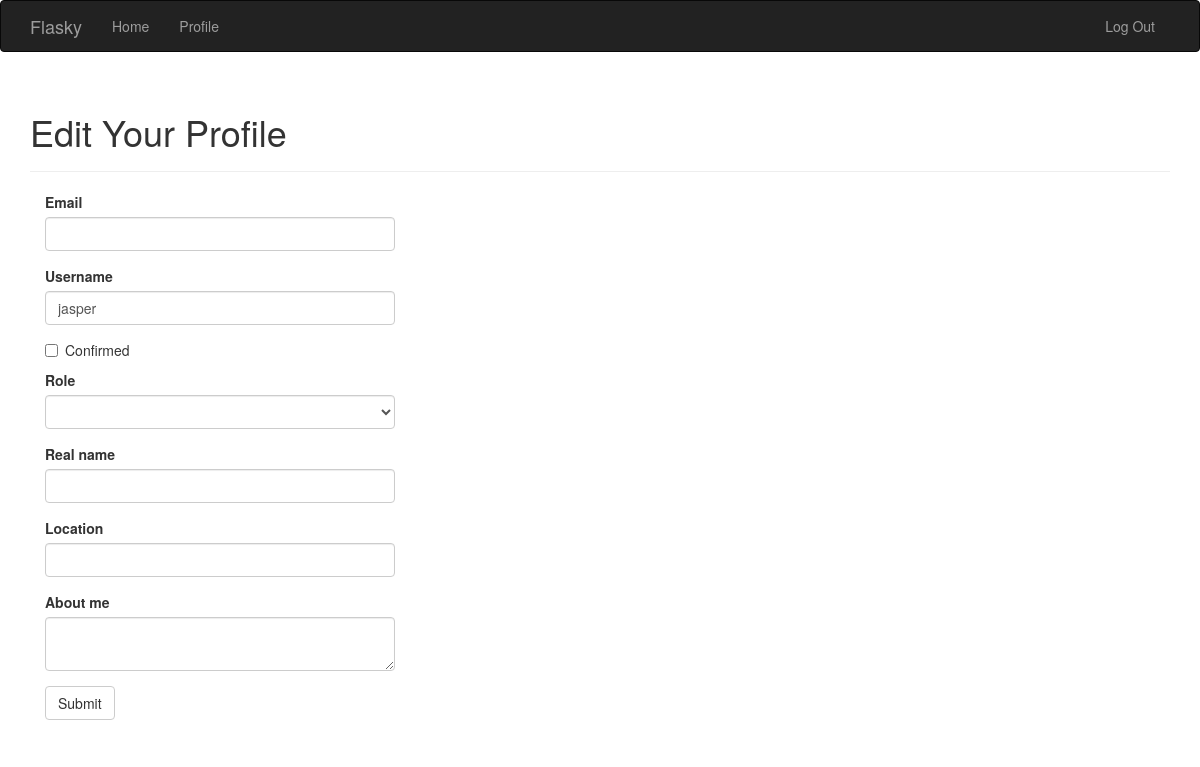
The page /edit-profile/4 (signed in) on the database as committed earlier.
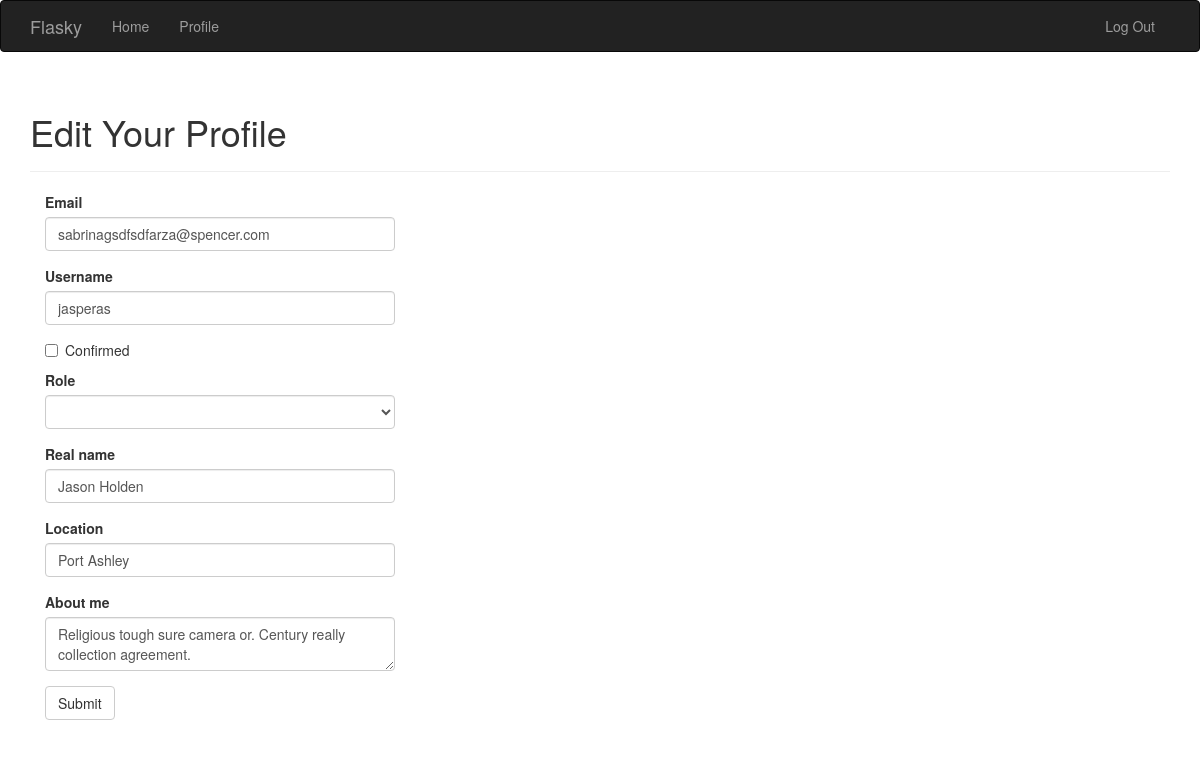
The same page on the database as committed later.
### app/models.py (models this page shows, shortened)
class User(UserMixin, db.Model):
    __tablename__ = 'users'
    __table_args__ = {'extend_existing': True}
    id = db.Column(db.Integer, primary_key=True)
    email = db.Column(db.String(64), unique=True, index=True)
    username = db.Column(db.String(64), unique=True, index=True)
    role_id = db.Column(db.Integer, db.ForeignKey('roles.id'))
    password_hash = db.Column(db.String(128))
    confirmed = db.Column(db.Boolean, default=False)
    name = db.Column(db.String(64))
    location = db.Column(db.String(64))
    about_me = db.Column(db.Text())
    member_since = db.Column(db.DateTime(), default=datetime.utcnow)
    last_seen = db.Column(db.DateTime(), default=datetime.utcnow)
    avatar_hash = db.Column(db.String(64))
    posts = db.relationship('Post', backref='author', lazy='dynamic')
    def can(self, perm):
        return self.role is not None and self.role.has_permission(perm)
    def ping(self):
        self.last_seen = datetime.utcnow()
        db.session.add(self)
        db.session.commit()
    @property
    def password(self):
        raise AttributeError('password is not a readable attribute')

### app/main/views.py (the view, shortened to what this page needs)
@main.route('/edit-profile/<int:id>', methods=['GET', 'POST'])
@login_required
@admin_required
def edit_profile_admin(id):
    user = User.query.get_or_404(id)
    form = EditprofileAdminForm(user=user)
    form.email.data = user.email
    form.username.data = user.username
    form.confiremd.data = user.confirmed
    form.role.data = user.role_id
    form.name.data = user.name
    form.location.data = user.location
    form.about_me.data = user.about_me
    return  render_template('edit_profile.html', form=form, user=user)

### app/main/forms.py (shortened to what this page needs)
class EditprofileAdminForm(FlaskForm):
    email = StringField('Email', validators=[DataRequired(), Length(1,64), Email()])
    username = StringField('Username', validators=[
        DataRequired(), Length(1,64),
        Regexp('^[A-Za-z][A-Za-z0-9_.]*$', 0,
               'Usernames must have only letters, numbers, dots or '
               'underscores')])
    confiremd = BooleanField('Confirmed')
    role = SelectField('Role', coerce=int)
    name = StringField('Real name', validators=[Length(1,64)])
    location = StringField('Location', validators=[Length(1,64)])
    about_me = TextAreaField('About me')
    submit = SubmitField('Submit')

### app/auth/views.py (called while the page is built)
@auth.before_app_request
def before_request():
    if current_user.is_authenticated:
        current_user.ping()
        if not current_user.confirmed \
                and request.endpoint \
                and request.blueprint != 'auth' \
                and request.endpoint != 'static':
            return redirect(url_for('auth.unconfirmed'))

### app/main/__init__.py (called while the page is built)
@main.app_context_processor
def inject_permissions():
    return dict(Permission=Permission)

### app/models.py (called while the page is built)
@login_manager.user_loader
def load_user(user_id):
    return User.query.get(int(user_id))

    def has_permission(self, perm):
        return self.permissions & perm == perm

### app/templates/edit_profile.html (shortened to what this page needs)
{% extends "base.html" %}
{% import "bootstrap/wtf.html" as wtf %}
{% block page_content %}
<div class="page-header">
    <h1>Edit Your Profile</h1>
</div>
<div class="col-md-4">
    {{ wtf.quick_form(form) }}
    <br>
</div>
{% endblock %}

### app/templates/base.html (shortened to what this page needs)
{% extends "bootstrap/base.html" %}
{% block head %}
{{ super() }}
{% endblock %}
{% block navbar %}
<div class="navbar navbar-inverse" role="navigation">
    <div class="container">
        <div class="navbar-header">
            <a class="navbar-brand" href="/">Flasky</a>
        </div>
        <div class="navbar-collapse collapse">
            <ul class="nav navbar-nav">
                <li><a href="/">Home</a> </li>
                {% if current_user.is_authenticated %}
                <li><a href="{{ url_for('main.user', username=current_user.username) }}">Profile</a></li>
                {% endif %}
            </ul>
            <ul class="nav navbar-nav navbar-right">
                {% if current_user.is_authenticated %}
                <li><a href="{{ url_for('auth.logout') }}">Log Out</a></li>
                {% else %}
                <li><a href="{{ url_for('auth.login') }}">Log In</a></li>
                {% endif %}
            </ul>
        </div>
    </div>
</div>
{% endblock %}
{% block content %}
<div class="container">
    {% block page_content %}{% endblock %}
</div>
{% endblock %}

Rows that differ between the two databases and show on the page:
changed User: email (not shown) → "sabrinagsdfsdfarza@spencer.com"; username "jasper" → "jasperas"; name (not shown) → "Jason Holden"; location (not shown) → "Port Ashley"; about_me (not shown) → "Religious tough sure camera or. Century really collection agreement."
